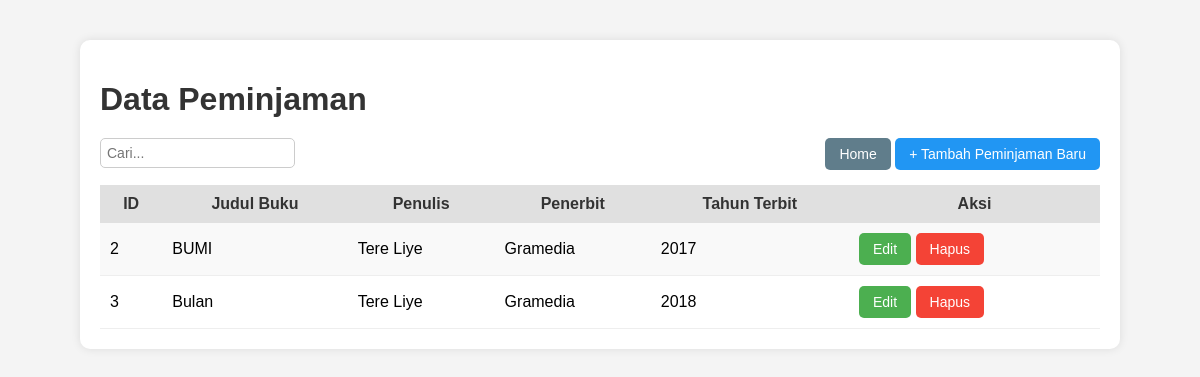
The page /Buku.php on the database its author committed.
### tables this page shows
CREATE TABLE `buku` (
  `id_buku` int(11) NOT NULL,
  `judul_buku` varchar(500) NOT NULL,
  `penulis` varchar(500) NOT NULL,
  `penerbit` varchar(250) NOT NULL,
  `tahun_terbit` int(11) NOT NULL
);

### Model.php (called while the page is built, shortened)
<?php
function getAllBuku() {
    $koneksi = koneksiDatabase();
    $query = "SELECT * FROM buku";
    return mysqli_query($koneksi, $query);
}
?>

### Buku.php (the view, shortened to what this page needs)
<?php
require_once 'Model.php';
$buku = getAllBuku();
?>
<!DOCTYPE html>
<html>
<head>
    <link rel="stylesheet" href="style.css">
</head>
<body>
    <div class="container">
    <h1>Data Peminjaman</h1>
    <div class="actions">
        <form>
            <input type="search" placeholder="Cari...">
        </form>
        <div>
            <a href="index.php" class="btn btn-home">Home</a>
            <a href="FormBuku.php" class="btn btn-link">+ Tambah Peminjaman Baru</a>
        </div>
    </div>
    <table>
        <tr>
            <th>ID</th>
            <th>Judul Buku</th>
            <th>Penulis</th>
            <th>Penerbit</th>
            <th>Tahun Terbit</th>
            <th>Aksi</th>
        </tr>
        <?php while ($row = mysqli_fetch_assoc($buku)) : ?>
            <tr>
                <td><?= $row['id_buku']; ?></td>
                <td><?= $row['judul_buku']; ?></td>
                <td><?= $row['penulis']; ?></td>
                <td><?= $row['penerbit']; ?></td>
                <td><?= $row['tahun_terbit']; ?></td>
                <td>
                    <form action="FormEditBuku.php" method="get" style="display:inline;">
                        <button type="submit" class="btn btn-edit">Edit</button>
                    </form>
                    <form method="post" style="display:inline;" onsubmit="return confirm('Yakin ingin menghapus?');">
                        <button type="submit" class="btn btn-hapus">Hapus</button>
                    </form>
                </td>
            </tr>
        <?php endwhile; ?>
    </table>
</div>
</body>
</html>

### style.css (style rules this page uses)
body { font-family: Arial, sans-serif; margin: 40px; background-color: #f4f4f4; }
.container { max-width: 1000px; margin: auto; background: #fff; padding: 20px; border-radius: 10px; box-shadow: 0 0 10px rgba(0,0,0,0.1); }
h1 { color: #333; margin-bottom: 20px; }
.actions { display: flex; justify-content: space-between; margin-bottom: 15px; }
.btn { font-size: 14px; padding: 8px 14px; border-radius: 5px; border: none; cursor: pointer; text-decoration: none; display: inline-block; color: #fff; }
.btn-edit { background-color: #4CAF50; }
.btn-hapus { background-color: #f44336; }
.btn-link { background-color: #2196F3; }
.btn-home { background-color: #607D8B; }
input[type="search"] { padding: 6px; font-size: 14px; border-radius: 5px; border: 1px solid #ccc; }
table { border-collapse: collapse; width: 100%; margin-top: 10px; background-color: white; }
table th { background-color: #e0e0e0; color: #333; padding: 10px; }
table td { padding: 10px; border-bottom: 1px solid #eee; }
tr:nth-child(even) { background-color: #f9f9f9; }

### rows shown on the page
buku: id_buku "2", judul_buku "BUMI", penulis "Tere Liye", penerbit "Gramedia", tahun_terbit "2017"
buku: id_buku "3", judul_buku "Bulan", penulis "Tere Liye", penerbit "Gramedia", tahun_terbit "2018"
